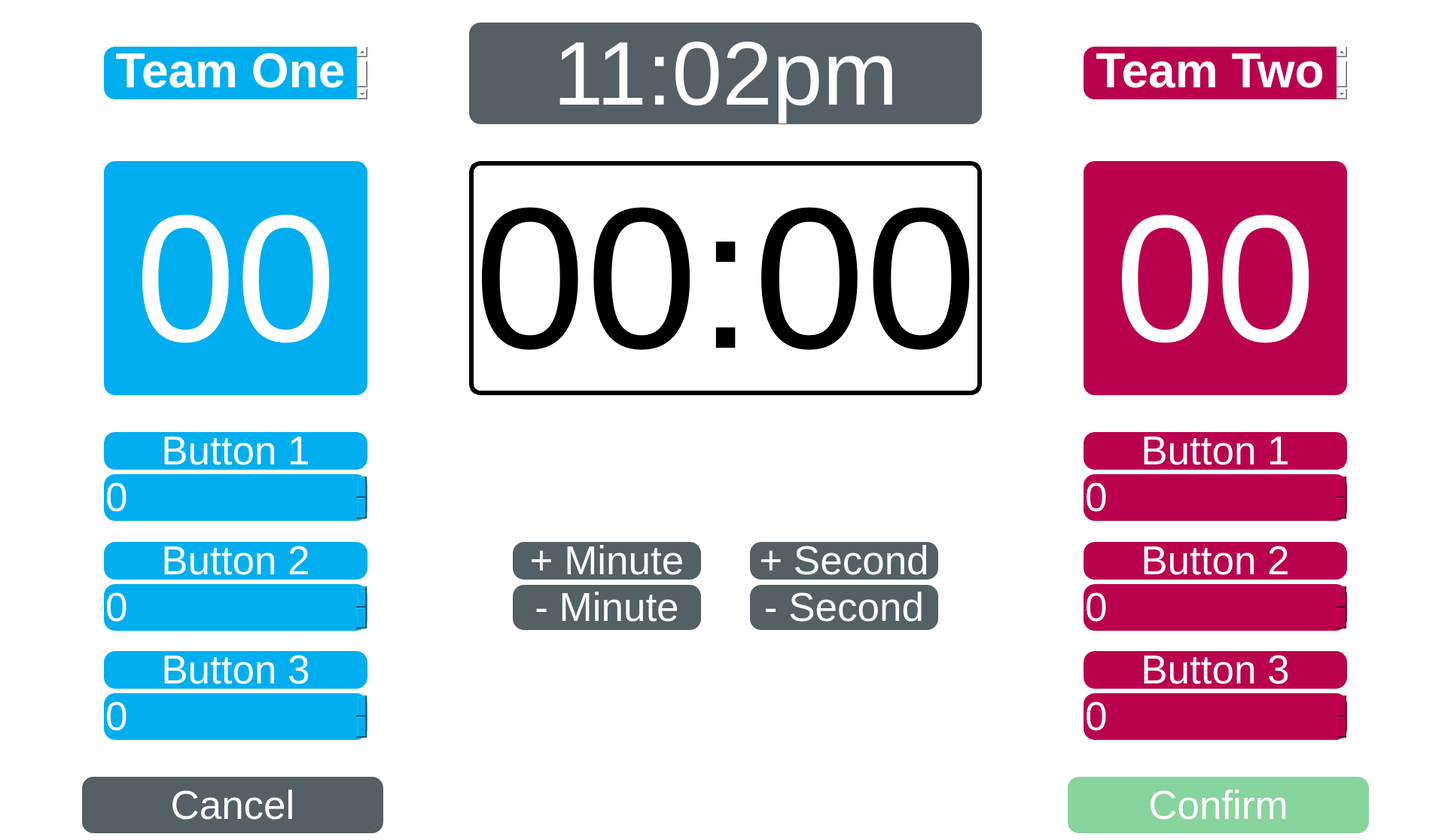
<?xml version="1.0" encoding="UTF-8"?>
<ui version="4.0">
 <class>MainWindow</class>
 <widget class="QMainWindow" name="MainWindow">
  <property name="geometry">
   <rect>
    <x>0</x>
    <y>0</y>
    <width>1927</width>
    <height>1116</height>
   </rect>
  </property>
  <property name="windowTitle">
   <string>MainWindow</string>
  </property>
  <property name="styleSheet">
   <string notr="true">background-color: #FFFFFF;
</string>
  </property>
  <widget class="QWidget" name="centralwidget">
   <layout class="QVBoxLayout" name="verticalLayout">
    <item>
     <layout class="QGridLayout" name="gridLayout_2">
      <item row="13" column="2">
       <widget class="QPushButton" name="pushButton_t1_b3">
        <property name="minimumSize">
         <size>
          <width>0</width>
          <height>50</height>
         </size>
        </property>
        <property name="font">
         <font>
          <pointsize>40</pointsize>
         </font>
        </property>
        <property name="styleSheet">
         <string notr="true">background-color: #00aeef;
color:#FFFFFF;
border-radius: 15</string>
        </property>
        <property name="text">
         <string>Button 3</string>
        </property>
       </widget>
      </item>
      <item row="0" column="4">
       <spacer name="verticalSpacer_7">
        <property name="orientation">
         <enum>Qt::Vertical</enum>
        </property>
        <property name="sizeHint" stdset="0">
         <size>
          <width>20</width>
          <height>40</height>
         </size>
        </property>
       </spacer>
      </item>
      <item row="13" column="6">
       <widget class="QPushButton" name="pushButton_t2_b3">
        <property name="minimumSize">
         <size>
          <width>0</width>
          <height>50</height>
         </size>
        </property>
        <property name="font">
         <font>
          <pointsize>40</pointsize>
         </font>
        </property>
        <property name="styleSheet">
         <string notr="true">background-color: #ba014e;
color: #FFFFFF;
border-radius: 15</string>
        </property>
        <property name="text">
         <string>Button 3</string>
        </property>
       </widget>
      </item>
      <item row="5" column="4">
       <spacer name="verticalSpacer_4">
        <property name="orientation">
         <enum>Qt::Vertical</enum>
        </property>
        <property name="sizeHint" stdset="0">
         <size>
          <width>20</width>
          <height>40</height>
         </size>
        </property>
       </spacer>
      </item>
      <item row="6" column="4">
       <spacer name="verticalSpacer_5">
        <property name="orientation">
         <enum>Qt::Vertical</enum>
        </property>
        <property name="sizeHint" stdset="0">
         <size>
          <width>20</width>
          <height>40</height>
         </size>
        </property>
       </spacer>
      </item>
      <item row="4" column="5">
       <spacer name="horizontalSpacer_2">
        <property name="orientation">
         <enum>Qt::Horizontal</enum>
        </property>
        <property name="sizeHint" stdset="0">
         <size>
          <width>40</width>
          <height>20</height>
         </size>
        </property>
       </spacer>
      </item>
      <item row="4" column="4">
       <widget class="QLabel" name="label_timer">
        <property name="font">
         <font>
          <pointsize>240</pointsize>
         </font>
        </property>
        <property name="styleSheet">
         <string notr="true">background-color: #FFFFFF;
border: 6px solid black;
border-radius: 15

</string>
        </property>
        <property name="text">
         <string>00:00</string>
        </property>
        <property name="alignment">
         <set>Qt::AlignCenter</set>
        </property>
       </widget>
      </item>
      <item row="2" column="4">
       <spacer name="verticalSpacer_2">
        <property name="orientation">
         <enum>Qt::Vertical</enum>
        </property>
        <property name="sizeHint" stdset="0">
         <size>
          <width>20</width>
          <height>40</height>
         </size>
        </property>
       </spacer>
      </item>
      <item row="3" column="4">
       <spacer name="verticalSpacer_3">
        <property name="orientation">
         <enum>Qt::Vertical</enum>
        </property>
        <property name="sizeHint" stdset="0">
         <size>
          <width>20</width>
          <height>40</height>
         </size>
        </property>
       </spacer>
      </item>
      <item row="4" column="6">
       <widget class="QLabel" name="label_team_two_score">
        <property name="font">
         <font>
          <pointsize>180</pointsize>
         </font>
        </property>
        <property name="styleSheet">
         <string notr="true">background-color: #ba014e;
color: #FFFFFF;
border-radius: 15</string>
        </property>
        <property name="text">
         <string>00</string>
        </property>
        <property name="alignment">
         <set>Qt::AlignCenter</set>
        </property>
       </widget>
      </item>
      <item row="1" column="4">
       <widget class="QLabel" name="label_clock">
        <property name="font">
         <font>
          <pointsize>90</pointsize>
         </font>
        </property>
        <property name="styleSheet">
         <string notr="true">background-color: #545f66;
color: #FFFFFF;
border-radius: 15</string>
        </property>
        <property name="text">
         <string>11:02pm</string>
        </property>
        <property name="alignment">
         <set>Qt::AlignCenter</set>
        </property>
       </widget>
      </item>
      <item row="10" column="6">
       <layout class="QGridLayout" name="gridLayout_5">
        <item row="0" column="1">
         <widget class="QPushButton" name="pushButton_t2_b2">
          <property name="minimumSize">
           <size>
            <width>0</width>
            <height>50</height>
           </size>
          </property>
          <property name="font">
           <font>
            <pointsize>40</pointsize>
           </font>
          </property>
          <property name="styleSheet">
           <string notr="true">background-color: #ba014e;
color: #FFFFFF;
border-radius: 15</string>
          </property>
          <property name="text">
           <string>Button 2</string>
          </property>
         </widget>
        </item>
       </layout>
      </item>
      <item row="1" column="7">
       <spacer name="horizontalSpacer_12">
        <property name="orientation">
         <enum>Qt::Horizontal</enum>
        </property>
        <property name="sizeHint" stdset="0">
         <size>
          <width>40</width>
          <height>20</height>
         </size>
        </property>
       </spacer>
      </item>
      <item row="10" column="2">
       <layout class="QGridLayout" name="gridLayout_4">
        <item row="0" column="1">
         <widget class="QPushButton" name="pushButton_t1_b2">
          <property name="minimumSize">
           <size>
            <width>0</width>
            <height>50</height>
           </size>
          </property>
          <property name="font">
           <font>
            <pointsize>40</pointsize>
           </font>
          </property>
          <property name="styleSheet">
           <string notr="true">background-color: #00aeef;
color:#FFFFFF;
border-radius: 15</string>
          </property>
          <property name="text">
           <string>Button 2</string>
          </property>
         </widget>
        </item>
       </layout>
      </item>
      <item row="10" column="4">
       <layout class="QGridLayout" name="gridLayout_6">
        <item row="0" column="1">
         <widget class="QPushButton" name="pushButton_add_min">
          <property name="minimumSize">
           <size>
            <width>250</width>
            <height>50</height>
           </size>
          </property>
          <property name="font">
           <font>
            <pointsize>40</pointsize>
           </font>
          </property>
          <property name="styleSheet">
           <string notr="true">background-color: #545f66;
color: #FFFFFF;
border-radius: 15</string>
          </property>
          <property name="text">
           <string>+ Minute</string>
          </property>
         </widget>
        </item>
        <item row="0" column="4">
         <spacer name="horizontalSpacer_7">
          <property name="orientation">
           <enum>Qt::Horizontal</enum>
          </property>
          <property name="sizeHint" stdset="0">
           <size>
            <width>40</width>
            <height>20</height>
           </size>
          </property>
         </spacer>
        </item>
        <item row="0" column="2">
         <spacer name="horizontalSpacer_5">
          <property name="orientation">
           <enum>Qt::Horizontal</enum>
          </property>
          <property name="sizeHint" stdset="0">
           <size>
            <width>40</width>
            <height>20</height>
           </size>
          </property>
         </spacer>
        </item>
        <item row="0" column="3">
         <widget class="QPushButton" name="pushButton_add_sec">
          <property name="minimumSize">
           <size>
            <width>250</width>
            <height>50</height>
           </size>
          </property>
          <property name="font">
           <font>
            <pointsize>40</pointsize>
           </font>
          </property>
          <property name="styleSheet">
           <string notr="true">background-color: #545f66;
color: #FFFFFF;
border-radius: 15</string>
          </property>
          <property name="text">
           <string>+ Second</string>
          </property>
         </widget>
        </item>
        <item row="0" column="0">
         <spacer name="horizontalSpacer_9">
          <property name="orientation">
           <enum>Qt::Horizontal</enum>
          </property>
          <property name="sizeHint" stdset="0">
           <size>
            <width>40</width>
            <height>20</height>
           </size>
          </property>
         </spacer>
        </item>
       </layout>
      </item>
      <item row="7" column="6">
       <widget class="QPushButton" name="pushButton_t2_b1">
        <property name="minimumSize">
         <size>
          <width>0</width>
          <height>50</height>
         </size>
        </property>
        <property name="font">
         <font>
          <pointsize>40</pointsize>
         </font>
        </property>
        <property name="styleSheet">
         <string notr="true">background-color: #ba014e;
color: #FFFFFF;
border-radius: 15</string>
        </property>
        <property name="text">
         <string>Button 1</string>
        </property>
       </widget>
      </item>
      <item row="4" column="3">
       <spacer name="horizontalSpacer">
        <property name="orientation">
         <enum>Qt::Horizontal</enum>
        </property>
        <property name="sizeHint" stdset="0">
         <size>
          <width>40</width>
          <height>20</height>
         </size>
        </property>
       </spacer>
      </item>
      <item row="7" column="4">
       <spacer name="verticalSpacer_6">
        <property name="orientation">
         <enum>Qt::Vertical</enum>
        </property>
        <property name="sizeHint" stdset="0">
         <size>
          <width>20</width>
          <height>40</height>
         </size>
        </property>
       </spacer>
      </item>
      <item row="8" column="2">
       <widget class="QSpinBox" name="spinBox_t1_b1">
        <property name="font">
         <font>
          <pointsize>40</pointsize>
         </font>
        </property>
        <property name="styleSheet">
         <string notr="true">background-color: #00aeef;
color:#FFFFFF;
border-radius: 15</string>
        </property>
        <property name="minimum">
         <number>-99</number>
        </property>
       </widget>
      </item>
      <item row="11" column="4">
       <layout class="QGridLayout" name="gridLayout">
        <item row="0" column="4">
         <spacer name="horizontalSpacer_8">
          <property name="orientation">
           <enum>Qt::Horizontal</enum>
          </property>
          <property name="sizeHint" stdset="0">
           <size>
            <width>40</width>
            <height>20</height>
           </size>
          </property>
         </spacer>
        </item>
        <item row="0" column="0">
         <spacer name="horizontalSpacer_10">
          <property name="orientation">
           <enum>Qt::Horizontal</enum>
          </property>
          <property name="sizeHint" stdset="0">
           <size>
            <width>40</width>
            <height>20</height>
           </size>
          </property>
         </spacer>
        </item>
        <item row="0" column="2">
         <spacer name="horizontalSpacer_6">
          <property name="orientation">
           <enum>Qt::Horizontal</enum>
          </property>
          <property name="sizeHint" stdset="0">
           <size>
            <width>40</width>
            <height>20</height>
           </size>
          </property>
         </spacer>
        </item>
        <item row="0" column="3">
         <widget class="QPushButton" name="pushButton_sub_sec">
          <property name="minimumSize">
           <size>
            <width>250</width>
            <height>50</height>
           </size>
          </property>
          <property name="font">
           <font>
            <pointsize>40</pointsize>
           </font>
          </property>
          <property name="styleSheet">
           <string notr="true">background-color: #545f66;
color: #FFFFFF;
border-radius: 15</string>
          </property>
          <property name="text">
           <string>- Second</string>
          </property>
         </widget>
        </item>
        <item row="0" column="1">
         <widget class="QPushButton" name="pushButton_sub_min">
          <property name="minimumSize">
           <size>
            <width>250</width>
            <height>50</height>
           </size>
          </property>
          <property name="font">
           <font>
            <pointsize>40</pointsize>
           </font>
          </property>
          <property name="styleSheet">
           <string notr="true">background-color: #545f66;
color: #FFFFFF;
border-radius: 15</string>
          </property>
          <property name="text">
           <string>- Minute</string>
          </property>
         </widget>
        </item>
       </layout>
      </item>
      <item row="14" column="2">
       <widget class="QSpinBox" name="spinBox_t1_b3">
        <property name="font">
         <font>
          <pointsize>40</pointsize>
         </font>
        </property>
        <property name="styleSheet">
         <string notr="true">background-color: #00aeef;
color:#FFFFFF;
border-radius: 15</string>
        </property>
        <property name="minimum">
         <number>-99</number>
        </property>
       </widget>
      </item>
      <item row="9" column="2">
       <spacer name="verticalSpacer_9">
        <property name="orientation">
         <enum>Qt::Vertical</enum>
        </property>
        <property name="sizeHint" stdset="0">
         <size>
          <width>20</width>
          <height>40</height>
         </size>
        </property>
       </spacer>
      </item>
      <item row="12" column="2">
       <spacer name="verticalSpacer_8">
        <property name="orientation">
         <enum>Qt::Vertical</enum>
        </property>
        <property name="sizeHint" stdset="0">
         <size>
          <width>20</width>
          <height>40</height>
         </size>
        </property>
       </spacer>
      </item>
      <item row="1" column="2">
       <widget class="QTextEdit" name="textEdit_team_one">
        <property name="minimumSize">
         <size>
          <width>350</width>
          <height>0</height>
         </size>
        </property>
        <property name="maximumSize">
         <size>
          <width>16777215</width>
          <height>70</height>
         </size>
        </property>
        <property name="font">
         <font>
          <pointsize>40</pointsize>
         </font>
        </property>
        <property name="styleSheet">
         <string notr="true">background-color: #00aeef;
color:#FFFFFF;
border-radius: 15</string>
        </property>
        <property name="html">
         <string>&lt;!DOCTYPE HTML PUBLIC &quot;-//W3C//DTD HTML 4.0//EN&quot; &quot;http://www.w3.org/TR/REC-html40/strict.dtd&quot;&gt;
&lt;html&gt;&lt;head&gt;&lt;meta name=&quot;qrichtext&quot; content=&quot;1&quot; /&gt;&lt;style type=&quot;text/css&quot;&gt;
p, li { white-space: pre-wrap; }
&lt;/style&gt;&lt;/head&gt;&lt;body style=&quot; font-family:'MS Shell Dlg 2'; font-size:40pt; font-weight:400; font-style:normal;&quot;&gt;
&lt;p align=&quot;center&quot; style=&quot; margin-top:0px; margin-bottom:0px; margin-left:0px; margin-right:0px; -qt-block-indent:0; text-indent:0px;&quot;&gt;&lt;span style=&quot; font-size:48pt; font-weight:600;&quot;&gt;Team One&lt;/span&gt;&lt;/p&gt;&lt;/body&gt;&lt;/html&gt;</string>
        </property>
       </widget>
      </item>
      <item row="15" column="2">
       <spacer name="verticalSpacer_10">
        <property name="orientation">
         <enum>Qt::Vertical</enum>
        </property>
        <property name="sizeHint" stdset="0">
         <size>
          <width>20</width>
          <height>40</height>
         </size>
        </property>
       </spacer>
      </item>
      <item row="1" column="6">
       <widget class="QTextEdit" name="textEdit_team_two">
        <property name="minimumSize">
         <size>
          <width>350</width>
          <height>0</height>
         </size>
        </property>
        <property name="maximumSize">
         <size>
          <width>16777215</width>
          <height>70</height>
         </size>
        </property>
        <property name="styleSheet">
         <string notr="true">background-color: #ba014e;
color: #FFFFFF;
border-radius: 15</string>
        </property>
        <property name="html">
         <string>&lt;!DOCTYPE HTML PUBLIC &quot;-//W3C//DTD HTML 4.0//EN&quot; &quot;http://www.w3.org/TR/REC-html40/strict.dtd&quot;&gt;
&lt;html&gt;&lt;head&gt;&lt;meta name=&quot;qrichtext&quot; content=&quot;1&quot; /&gt;&lt;style type=&quot;text/css&quot;&gt;
p, li { white-space: pre-wrap; }
&lt;/style&gt;&lt;/head&gt;&lt;body style=&quot; font-family:'MS Shell Dlg 2'; font-size:8pt; font-weight:400; font-style:normal;&quot;&gt;
&lt;p align=&quot;center&quot; style=&quot; margin-top:0px; margin-bottom:0px; margin-left:0px; margin-right:0px; -qt-block-indent:0; text-indent:0px;&quot;&gt;&lt;span style=&quot; font-size:48pt; font-weight:600;&quot;&gt;Team Two&lt;/span&gt;&lt;/p&gt;&lt;/body&gt;&lt;/html&gt;</string>
        </property>
       </widget>
      </item>
      <item row="8" column="6">
       <widget class="QSpinBox" name="spinBox_t2_b1">
        <property name="font">
         <font>
          <pointsize>40</pointsize>
         </font>
        </property>
        <property name="styleSheet">
         <string notr="true">background-color: #ba014e;
color: #FFFFFF;
border-radius: 15</string>
        </property>
        <property name="minimum">
         <number>-99</number>
        </property>
       </widget>
      </item>
      <item row="11" column="6">
       <widget class="QSpinBox" name="spinBox_t2_b2">
        <property name="font">
         <font>
          <pointsize>40</pointsize>
         </font>
        </property>
        <property name="styleSheet">
         <string notr="true">background-color: #ba014e;
color: #FFFFFF;
border-radius: 15</string>
        </property>
        <property name="minimum">
         <number>-99</number>
        </property>
       </widget>
      </item>
      <item row="14" column="6">
       <widget class="QSpinBox" name="spinBox_t2_b3">
        <property name="font">
         <font>
          <pointsize>40</pointsize>
         </font>
        </property>
        <property name="styleSheet">
         <string notr="true">background-color: #ba014e;
color: #FFFFFF;
border-radius: 15</string>
        </property>
        <property name="minimum">
         <number>-99</number>
        </property>
       </widget>
      </item>
      <item row="11" column="2">
       <widget class="QSpinBox" name="spinBox_t1_b2">
        <property name="font">
         <font>
          <pointsize>40</pointsize>
         </font>
        </property>
        <property name="styleSheet">
         <string notr="true">background-color: #00aeef;
color:#FFFFFF;
border-radius: 15</string>
        </property>
        <property name="minimum">
         <number>-99</number>
        </property>
       </widget>
      </item>
      <item row="7" column="2">
       <widget class="QPushButton" name="pushButton_t1_b1">
        <property name="minimumSize">
         <size>
          <width>0</width>
          <height>50</height>
         </size>
        </property>
        <property name="font">
         <font>
          <pointsize>40</pointsize>
         </font>
        </property>
        <property name="styleSheet">
         <string notr="true">background-color: #00aeef;
color:#FFFFFF;
border-radius: 15</string>
        </property>
        <property name="text">
         <string>Button 1</string>
        </property>
       </widget>
      </item>
      <item row="16" column="2">
       <spacer name="verticalSpacer_11">
        <property name="orientation">
         <enum>Qt::Vertical</enum>
        </property>
        <property name="sizeHint" stdset="0">
         <size>
          <width>20</width>
          <height>40</height>
         </size>
        </property>
       </spacer>
      </item>
      <item row="4" column="1">
       <spacer name="horizontalSpacer_15">
        <property name="orientation">
         <enum>Qt::Horizontal</enum>
        </property>
        <property name="sizeHint" stdset="0">
         <size>
          <width>40</width>
          <height>20</height>
         </size>
        </property>
       </spacer>
      </item>
      <item row="4" column="2">
       <widget class="QLabel" name="label_team_one_score">
        <property name="font">
         <font>
          <pointsize>180</pointsize>
         </font>
        </property>
        <property name="styleSheet">
         <string notr="true">background-color: #00aeef;
color:#FFFFFF;
border-radius: 15</string>
        </property>
        <property name="text">
         <string>00</string>
        </property>
        <property name="alignment">
         <set>Qt::AlignCenter</set>
        </property>
       </widget>
      </item>
      <item row="1" column="1">
       <spacer name="horizontalSpacer_11">
        <property name="orientation">
         <enum>Qt::Horizontal</enum>
        </property>
        <property name="sizeHint" stdset="0">
         <size>
          <width>40</width>
          <height>20</height>
         </size>
        </property>
       </spacer>
      </item>
     </layout>
    </item>
    <item>
     <spacer name="verticalSpacer">
      <property name="orientation">
       <enum>Qt::Vertical</enum>
      </property>
      <property name="sizeHint" stdset="0">
       <size>
        <width>20</width>
        <height>40</height>
       </size>
      </property>
     </spacer>
    </item>
    <item>
     <layout class="QGridLayout" name="gridLayout_8">
      <item row="0" column="8">
       <spacer name="horizontalSpacer_13">
        <property name="orientation">
         <enum>Qt::Horizontal</enum>
        </property>
        <property name="sizeHint" stdset="0">
         <size>
          <width>40</width>
          <height>20</height>
         </size>
        </property>
       </spacer>
      </item>
      <item row="0" column="11">
       <widget class="QPushButton" name="pushButton_confirm">
        <property name="minimumSize">
         <size>
          <width>400</width>
          <height>75</height>
         </size>
        </property>
        <property name="font">
         <font>
          <pointsize>40</pointsize>
         </font>
        </property>
        <property name="styleSheet">
         <string notr="true">background-color: #88D49E;
color: #FFFFFF;
border-radius: 15</string>
        </property>
        <property name="text">
         <string>Confirm</string>
        </property>
       </widget>
      </item>
      <item row="0" column="1">
       <widget class="QPushButton" name="pushButton_cancel">
        <property name="minimumSize">
         <size>
          <width>400</width>
          <height>75</height>
         </size>
        </property>
        <property name="font">
         <font>
          <pointsize>40</pointsize>
         </font>
        </property>
        <property name="styleSheet">
         <string notr="true">background-color: #545f66;
color: #FFFFFF;
border-radius: 15</string>
        </property>
        <property name="text">
         <string>Cancel</string>
        </property>
       </widget>
      </item>
      <item row="0" column="6">
       <spacer name="horizontalSpacer_19">
        <property name="orientation">
         <enum>Qt::Horizontal</enum>
        </property>
        <property name="sizeHint" stdset="0">
         <size>
          <width>40</width>
          <height>20</height>
         </size>
        </property>
       </spacer>
      </item>
      <item row="0" column="4">
       <spacer name="horizontalSpacer_20">
        <property name="orientation">
         <enum>Qt::Horizontal</enum>
        </property>
        <property name="sizeHint" stdset="0">
         <size>
          <width>40</width>
          <height>20</height>
         </size>
        </property>
       </spacer>
      </item>
      <item row="0" column="3">
       <spacer name="horizontalSpacer_21">
        <property name="orientation">
         <enum>Qt::Horizontal</enum>
        </property>
        <property name="sizeHint" stdset="0">
         <size>
          <width>40</width>
          <height>20</height>
         </size>
        </property>
       </spacer>
      </item>
      <item row="0" column="9">
       <spacer name="horizontalSpacer_16">
        <property name="orientation">
         <enum>Qt::Horizontal</enum>
        </property>
        <property name="sizeHint" stdset="0">
         <size>
          <width>40</width>
          <height>20</height>
         </size>
        </property>
       </spacer>
      </item>
      <item row="0" column="0">
       <spacer name="horizontalSpacer_3">
        <property name="orientation">
         <enum>Qt::Horizontal</enum>
        </property>
        <property name="sizeHint" stdset="0">
         <size>
          <width>40</width>
          <height>20</height>
         </size>
        </property>
       </spacer>
      </item>
      <item row="0" column="7">
       <spacer name="horizontalSpacer_14">
        <property name="orientation">
         <enum>Qt::Horizontal</enum>
        </property>
        <property name="sizeHint" stdset="0">
         <size>
          <width>40</width>
          <height>20</height>
         </size>
        </property>
       </spacer>
      </item>
      <item row="0" column="12">
       <spacer name="horizontalSpacer_4">
        <property name="orientation">
         <enum>Qt::Horizontal</enum>
        </property>
        <property name="sizeHint" stdset="0">
         <size>
          <width>40</width>
          <height>20</height>
         </size>
        </property>
       </spacer>
      </item>
      <item row="0" column="10">
       <spacer name="horizontalSpacer_18">
        <property name="orientation">
         <enum>Qt::Horizontal</enum>
        </property>
        <property name="sizeHint" stdset="0">
         <size>
          <width>40</width>
          <height>20</height>
         </size>
        </property>
       </spacer>
      </item>
      <item row="0" column="5">
       <spacer name="horizontalSpacer_17">
        <property name="orientation">
         <enum>Qt::Horizontal</enum>
        </property>
        <property name="sizeHint" stdset="0">
         <size>
          <width>40</width>
          <height>20</height>
         </size>
        </property>
       </spacer>
      </item>
      <item row="0" column="2">
       <spacer name="horizontalSpacer_22">
        <property name="orientation">
         <enum>Qt::Horizontal</enum>
        </property>
        <property name="sizeHint" stdset="0">
         <size>
          <width>40</width>
          <height>20</height>
         </size>
        </property>
       </spacer>
      </item>
     </layout>
    </item>
   </layout>
  </widget>
 </widget>
 <resources/>
 <connections/>
</ui>
